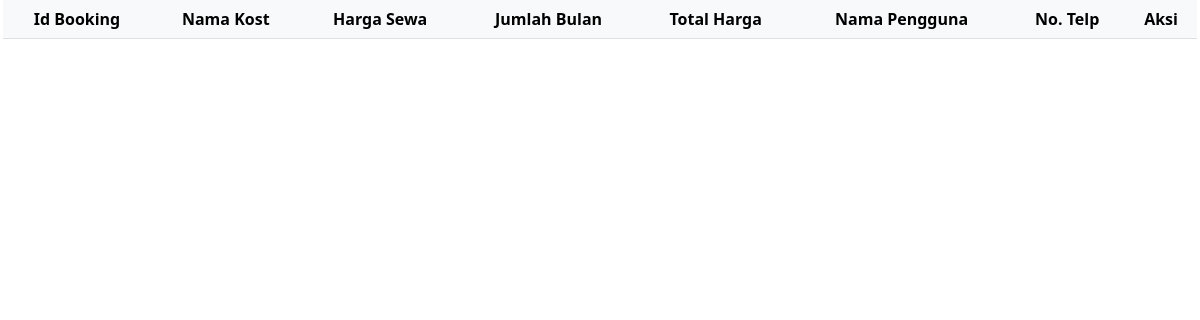
/pages/admin/frame/dataBooking.php, run on an earlier commit of the app's database.
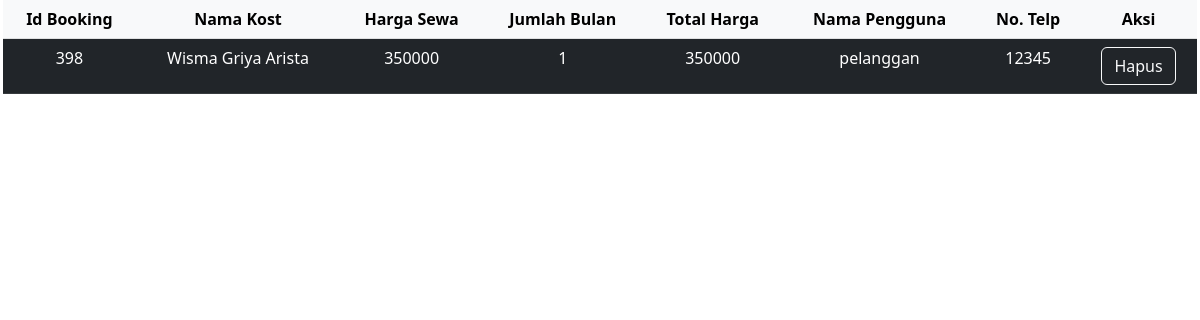
And on a later commit of the database.
### tables this page shows
CREATE TABLE `booking` (
  `id_booking` varchar(5) NOT NULL,
  `nama_kost` varchar(30) NOT NULL,
  `alamat_kost` varchar(30) NOT NULL,
  `harga_sewa` int(10) NOT NULL,
  `jumlah_bulan` int(2) NOT NULL,
  `total_harga` int(10) NOT NULL,
  `nama_pengguna` varchar(20) NOT NULL,
  `no_telp` int(12) NOT NULL
);

### pages/admin/frame/dataBooking.php (the view, shortened to what this page needs)
<?php
include '../../../conf/koneksi.php';
?>
<head>
    <link href="https://cdn.jsdelivr.net/npm/bootstrap@5.3.0-alpha3/dist/css/bootstrap.min.css" rel="stylesheet" />
</head>
<body style="margin: 0 3px;">
    <table class="table table-dark table-hover">
        <thead class="table-light">
            <tr align="center">
                <th scope="col">Id Booking</th>
                <th scope="col">Nama Kost</th>
                <th scope="col">Harga Sewa</th>
                <th scope="col">Jumlah Bulan</th>
                <th scope="col">Total Harga</th>
                <th scope="col">Nama Pengguna</th>
                <th scope="col">No. Telp</th>
                <th scope="col">Aksi</th>
            </tr>
        </thead>
        <tbody>
            <?php
            $query = mysqli_query($conn, "SELECT * FROM booking");
            while ($row = mysqli_fetch_array($query)) {
                echo "<tr align='center'>
                    <td>" . $row['id_booking'] . "</td>
                    <td>" . $row['nama_kost'] . "</td>
                    <td>" . $row['harga_sewa'] . "</td>
                    <td>" . $row['jumlah_bulan'] . "</td>
                    <td>" . $row['total_harga'] . "</td>
                    <td>" . $row['nama_pengguna'] . "</td>
                    <td>" . $row['no_telp'] . "</td>
                    <td><div class='btn-group' role='group' aria-label='Basic outlined example'>
                    <a class='btn btn-outline-light' href='?id=$row[id_booking]'>Hapus</a>
                    </div></td>
                </tr>";
            } ?>
        </tbody>
    </table>
</body>

What changed in the data, as far as the page shows it:
added booking: id_booking "398", nama_kost "Wisma Griya Arista", harga_sewa "350000", jumlah_bulan "1", total_harga "350000", nama_pengguna "pelanggan", no_telp "12345"
